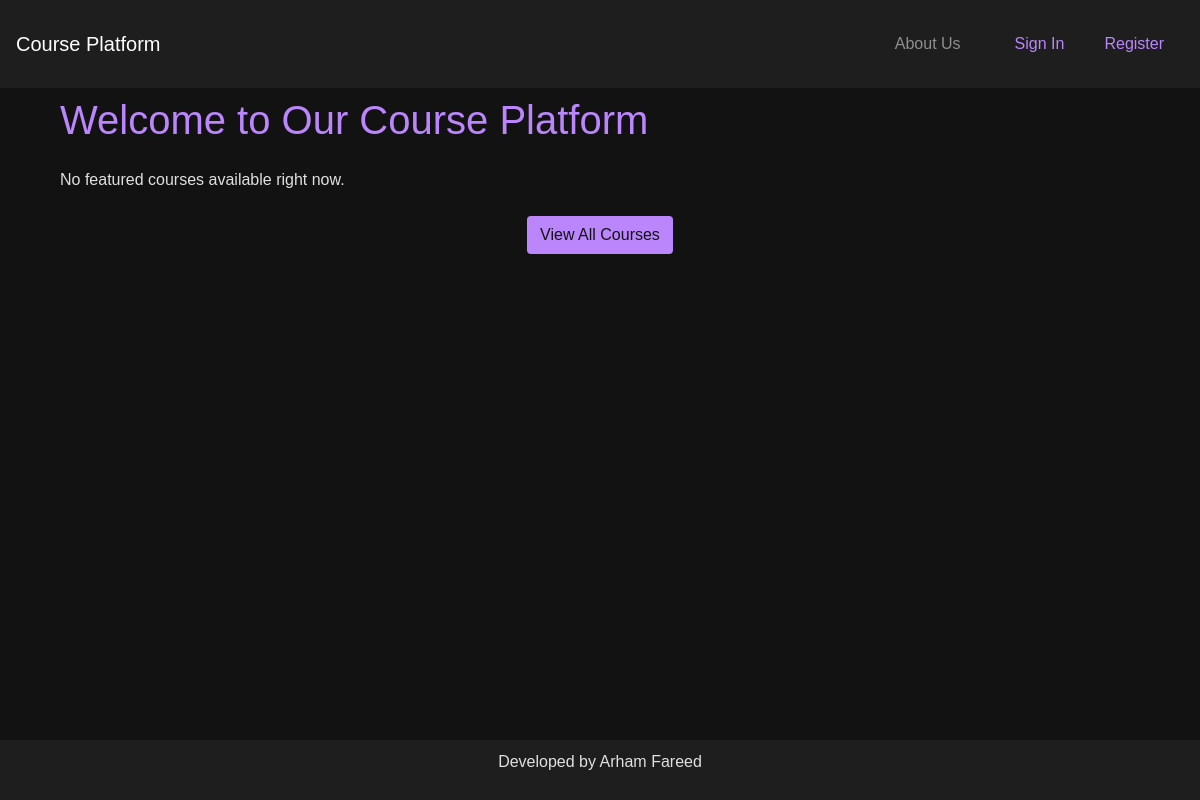
The app's page /, older data.
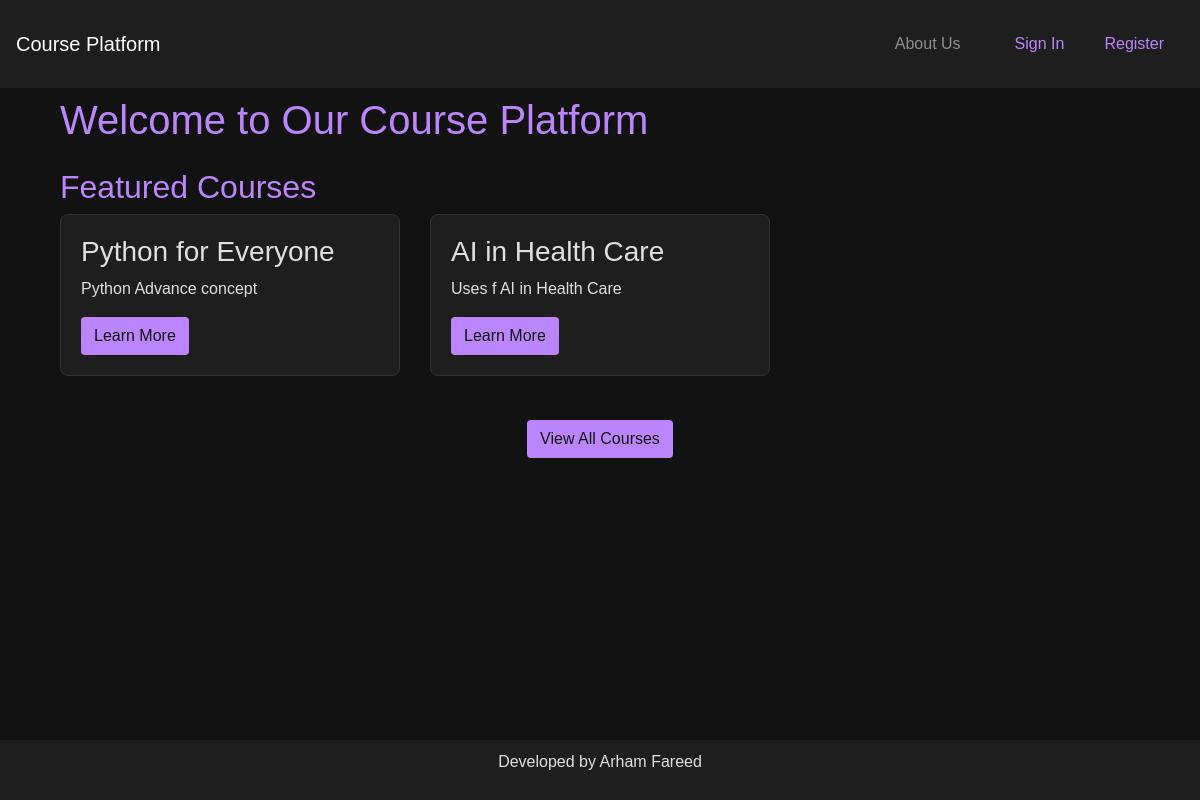
The same page, newer data.
### course/models.py (models this page shows, shortened)
class Course(models.Model):
    title = models.CharField(max_length=200)
    content = models.TextField()
    price = models.DecimalField(max_digits=10, decimal_places=2)
    instructor = models.ForeignKey(User, on_delete=models.CASCADE)
    created_at = models.DateTimeField(auto_now_add=True)
    update_at = models.DateTimeField(auto_now=True)
    subscribers = models.ManyToManyField(User, related_name='courses')
    is_featured = models.BooleanField(default=False)

### course/views.py (the view)
# urls.py: path("", views.homepage, name="homepage"),
def homepage(request):
    featured_courses = Course.objects.all()[:5]  # Get the first 5 courses
    context = {
        "featured_courses": featured_courses
    }
    return render(request, "homepage.html", context)

### course/templates/homepage.html (shortened to what this page needs)
{% extends 'base.html' %}
{% block content %}
<div class="container mt-4">
    <h1>Welcome to Our Course Platform</h1>
    {% if featured_courses %}
        <h2 class="mt-4">Featured Courses</h2>
        <div class="row">
            {% for course in featured_courses %}
                <div class="col-md-4">
                    <div class="course-card">
                        <h3>{{ course.title }}</h3>
                        <p>{{ course.content|truncatewords:20 }}</p>
                        <a href="{% url 'course_detail' course.id %}" class="btn btn-course">Learn More</a>
                    </div>
                </div>
            {% endfor %}
        </div>
    {% else %}
        <p class="mt-4">No featured courses available right now.</p>
    {% endif %}
    <div class="text-center mt-4">
        <a href="{% url 'course_list' %}" class="btn btn-course">View All Courses</a>
    </div>
</div>
{% endblock %}

### user/templates/base.html (shortened to what this page needs)
<!DOCTYPE html>
<html lang="en">
<head>
    <link href="https://maxcdn.bootstrapcdn.com/bootstrap/4.5.2/css/bootstrap.min.css" rel="stylesheet" />
</head>
<body>
    <nav class="navbar navbar-expand-lg navbar-dark fixed-top">
        <a class="navbar-brand" href="{% url 'homepage' %}">Course Platform</a>
        <div class="collapse navbar-collapse" id="navbarNav">
            <ul class="navbar-nav ml-auto align-items-center">
                <li class="nav-item">
                    <a class="nav-link btn-link p-4" href="{% url 'about_us' %}">About Us</a>
                </li>
                {% if user.is_authenticated %}
                    <li class="nav-item">
                        <a class="btn-link" href="{% url 'user_info' %}">User Info</a>
                    </li>
                    <li class="nav-item">
                        <form method="POST" action="{% url 'logout' %}">
                            {% csrf_token %}
                            <button type="submit" class="btn-link">
                                Logout
                            </button>
                        </form>
                    </li>
                {% else %}
                    <li class="nav-item">
                        <a class="btn btn-primary" href="{% url 'login' %}">Sign In</a>
                    </li>
                    <li class="nav-item">
                        <a class="btn btn-secondary" href="{% url 'register' %}">Register</a>
                    </li>
                {% endif %}
            </ul>
        </div>
    </nav>
    <div class="container mt-5 pt-4">
        {% block content %}{% endblock %}
    </div>
    <footer>
        <p class="footer-text">Developed by Arham Fareed</p>
    </footer>
</body>
</html>

### user/templates/base.html (style rules this page uses)
body { background-color: #121212; color: #e0e0e0; font-family: 'Arial', sans-serif; min-height: 100vh; display: flex; flex-direction: column; }
.navbar { background-color: #1e1e1e; transition: background-color 0.3s ease; }
.navbar-brand { color: #bb86fc; position: relative; overflow: hidden; }
.navbar-brand::after { content: ''; position: absolute; left: 50%; bottom: 0; height: 2px; width: 100%; background: #bb86fc; transform: translateX(-50%) scaleX(0); transition: transform 0.3s ease; }
.nav-link { color: #bb86fc; }
.container { opacity: 0; transform: translateY(20px); animation: fadeIn 0.5s ease-out forwards; flex: 1; }
.btn-link { color: #bb86fc; background-color: #1e1e1e; border: none; border-radius: 5px; padding: 10px 15px; transition: background-color 0.3s ease, transform 0.3s ease; margin-right: 10px; position: relative; overflow: hidden; }
.btn-link::after { content: ''; position: absolute; top: 50%; left: 50%; width: 300%; height: 300%; background: rgba(255, 255, 255, 0.1); border-radius: 50%; transform: translate(-50%, -50%) scale(0); transition: transform 0.5s ease; }
.navbar-nav { margin-left: auto; }
footer { background-color: #1e1e1e; color: #e0e0e0; text-align: center; padding: 10px 0; position: relative; margin-top: auto; }
.footer-text { transition: transform 0.3s ease, color 0.3s ease; display: inline-block; }
.footer-text { opacity: 0; animation: fadeInFooter 0.5s forwards; animation-delay: 0.5s; }
.btn-primary, .btn-secondary { color: #bb86fc; background-color: #1e1e1e; border: none; border-radius: 5px; padding: 10px 15px; transition: background-color 0.3s ease, transform 0.3s ease; margin: 5px; position: relative; overflow: hidden; }
.btn-primary::after, .btn-secondary::after { content: ''; position: absolute; top: 50%; left: 50%; width: 300%; height: 300%; background: rgba(255, 255, 255, 0.1); border-radius: 50%; transform: translate(-50%, -50%) scale(0); transition: transform 0.5s ease; }

### course/templates/homepage.html (style rules this page uses)
body { background-color: #121212; color: #e0e0e0; }
h1, h2 { color: #bb86fc; }
.course-card { background-color: #1e1e1e; border: 1px solid #333; border-radius: 8px; padding: 20px; margin-bottom: 20px; transition: transform 0.3s, opacity 0.3s; opacity: 0; transform: translateY(20px); animation: fadeIn 0.5s forwards; }
.btn-course { background-color: #bb86fc; color: #121212; }

Row changes from the older to the newer data that the page shows:
added Course: title "Python for Everyone", content "Python Advance concept"
added Course: title "AI in Health Care", content "Uses f AI in Health Care"
Text that changed along with them:
text no longer shown: "No featured courses available right now."
text now shown: "Featured Courses"
